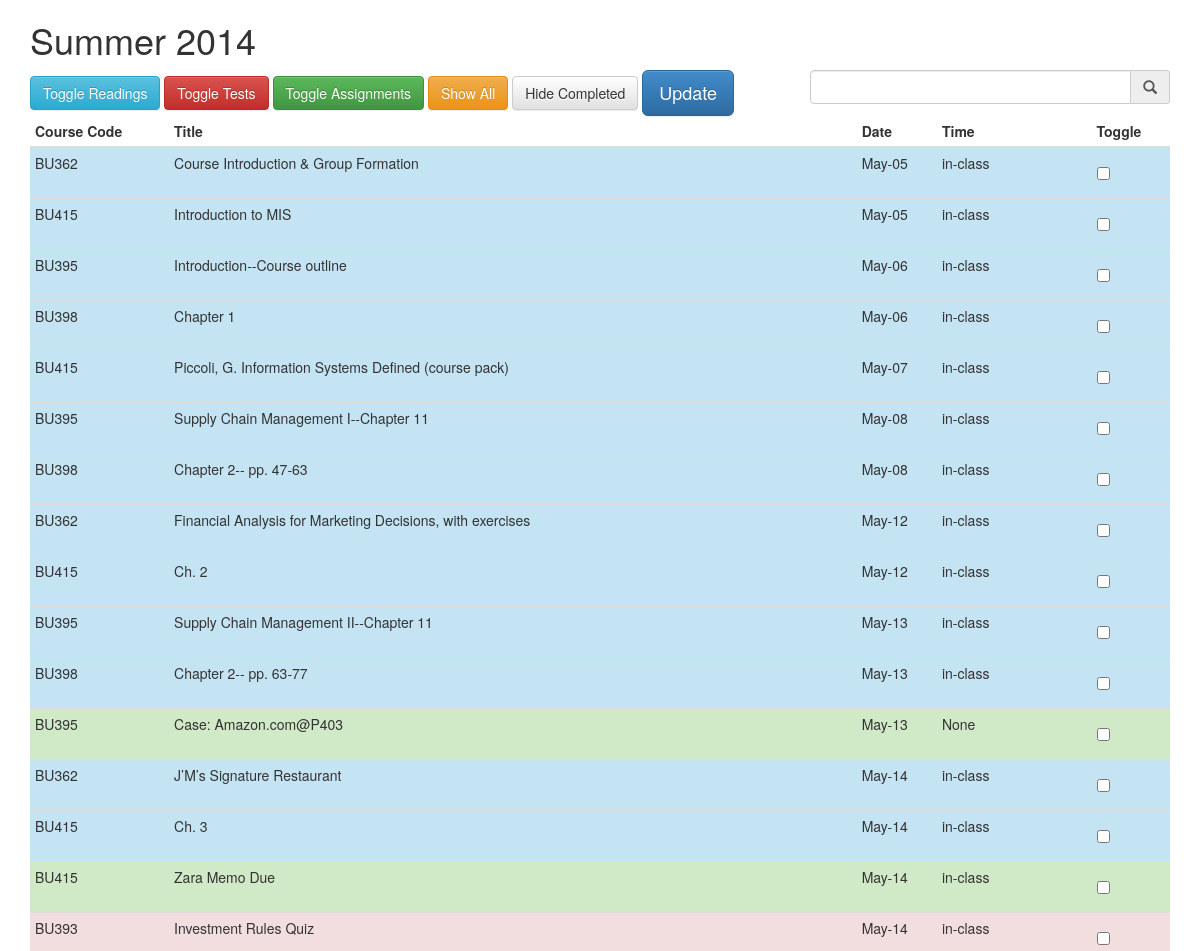
Before: / (upper part) with the older database file.
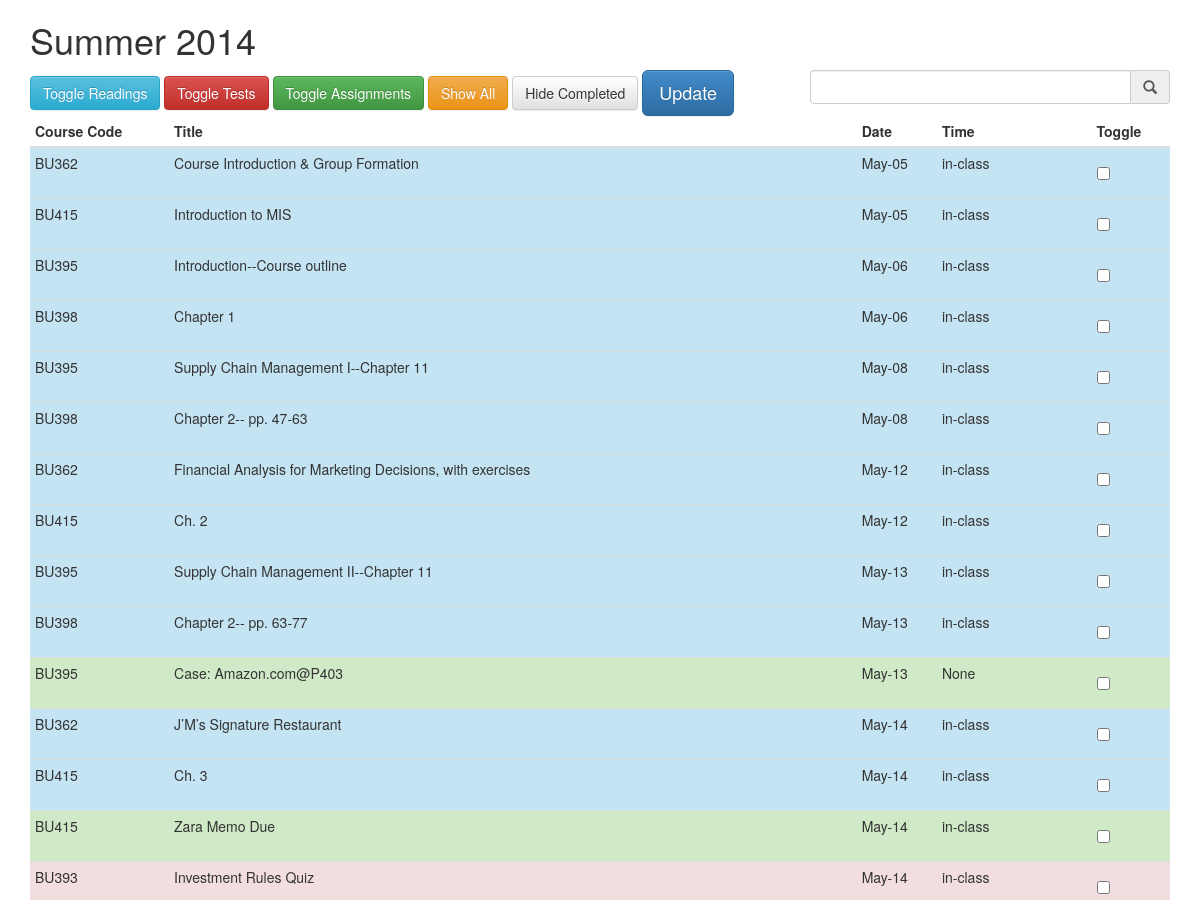
After: the same page with the newer database file.
### tables this page shows
CREATE TABLE Readings
            (course_code text, name text, chapter int, date text, pages text, complete bool);

CREATE TABLE Assignments
            (course_code text, name text,  date text, time text, complete bool);

CREATE TABLE Tests
            (course_code text, name text, date text, time text, complete bool);

### index.py (the view)
@app.route('/',methods=['POST','GET'])
def show_all():
    db = get_db()
    if request.method=='POST':
        update_completes(db)
    entries =[]
    for homework in TYPES:
        entries.append(select_homework(homework,db))
    homework = join_homework(entries)
    return render_template('show_all.html',entries=homework )

### index.py (called while the page is built)
def get_db():
    top = _app_ctx_stack.top
    if not hasattr(top, 'sqlite_db'):
        sqlite_db = sqlite3.connect(app.config['DATABASE'])
        sqlite_db.row_factory = sqlite3.Row
        top.sqlite_db = sqlite_db
    return top.sqlite_db

@app.teardown_appcontext
def close_db_connection(exception):
    top = _app_ctx_stack.top
    if hasattr(top, 'sqlite_db'):
        top.sqlite_db.close()

def format_datetime(value,format='%b-%d'):
    list_date = value.split('-')
    strdate = date(int(list_date[0]),int(list_date[1]),int(list_date[2]))
    return strdate.strftime(format)

def select_homework(homework_type,db):
    sql = ''' SELECT rowid,* FROM {0} ORDER BY date'''.format(homework_type)
    cur = db.execute(sql)
    entries = cur.fetchall()
    return entries

def join_homework(homework):
    entries=[]
    i=0
    for table in homework:
        for row in table:
            name = row['name']
            if 'chapter' in row.keys() and 'pages' in row.keys():
                if None!= row['chapter'] and row['chapter']!=name:
                    name='--'.join([name,row['chapter']])
                if None!= row['pages']:
                     name='--'.join([name,row['pages']])
            if 'time' not in row.keys():
                time = 'in-class'
            else:
                time = row['time']
            new_row = {'id':'-'.join([TYPES[i],str(row['rowid'])]),'type':TYPES[i],
                       'course_code':row['course_code'],'name':name,
                       'date':row['date'],'time':time,'complete':row['complete']}
            entries.append(new_row)
        i+=1
    return entries

### templates/show_all.html (shortened to what this page needs)
{% extends "index.html" %}
{% block body %}
        <div class="row">
            <div class="col-md-12">
                <form role="form" method="post" id="homework_form" action="/">
                 <div class="row">
                    <div class="col-md-8 col-md-offset">
                        <button type="button" class="btn btn-info"
                                onclick="filterReadings()">Toggle Readings</button>
                        <button type="button" class="btn btn-danger"
                                onclick="filterTests()">Toggle Tests</button>
                        <button type="button" class="btn btn-success"
                                onclick="filterAssignments()">Toggle Assignments</button>
                        <button type="button" class="btn btn-warning" onclick="unhideRows()">Show All</button>
                        <button type="button" class="btn btn-default" onclick="hideRows()">Hide Completed</button>
                        <button type="submit" class="btn btn-primary btn-lg">Update</button>
                    </div>
                    <div class="col-md-4 col-md-offset">
                        <div class="input-group">
                            <input type="text" class="form-control"  id="search">
                                <span class="input-group-addon">
                                    <i class="glyphicon glyphicon-search"></i>
                                </span>
                            </div>
                        </div>
                  </div>
                    <table class="table .table-bordered table-condensed" id="homework">
                     <thead>
                      <tr>
                          <th>Course Code</th>
                          <th>Title</th>
                          <th>Date</th>
                          <th>Time</th>
                          <th>Toggle</th>
                      </tr>
                    </thead>
                    <tbody>
                    {% for entry in entries|sort(attribute='date')  %}
                    <tr class="{{ entry.type }}" id="{{ entry.id }}">
                        <td>{{ entry.course_code }}</td>
                        <td>{{ entry.name }}</td>
                        <td>{{ entry.date|datetimeformat }}</td>
                        <td >{{ entry.time }}</td>
                        <td>
                            <div class="checkbox">
                              <input type="checkbox" name="{{ entry.id }}" value="{{ entry.complete }}">
                            </div>
                        </td>
                    </tr>
                    {% endfor %}
                    </tbody>
                 </table>
              </form>
        </div>
    </div>
</div>
{% endblock %}

### templates/index.html (shortened to what this page needs)
<!doctype html>
<head>
    <link href="{{ url_for('static', filename='css/bootstrap.css') }}" rel = "stylesheet" type="text/css">
	<link href="{{ url_for('static', filename='css/bootstrap-theme.css') }}" rel = "stylesheet" type="text/css">
</head>
        <div class="page">
            <div class="container">
                <div class="row" >
                    <div class="col-md-12">
                         <h1>Summer 2014</h1>
                    </div>
                </div>
                {% block body %}{% endblock %}
            </div>

### templates/index.html (style rules this page uses)
.Tests { background-color: #f2dede; }
.Readings { background-color: #c4e3f3; }
.Assignments { background-color: #d0e9c6; }

Changed rows visible on the page:
no longer on this page (row edited): Readings: course_code "BU415", name "Piccoli, G. Information Systems Defined (course pack)", date "May-07", time "in-class"
